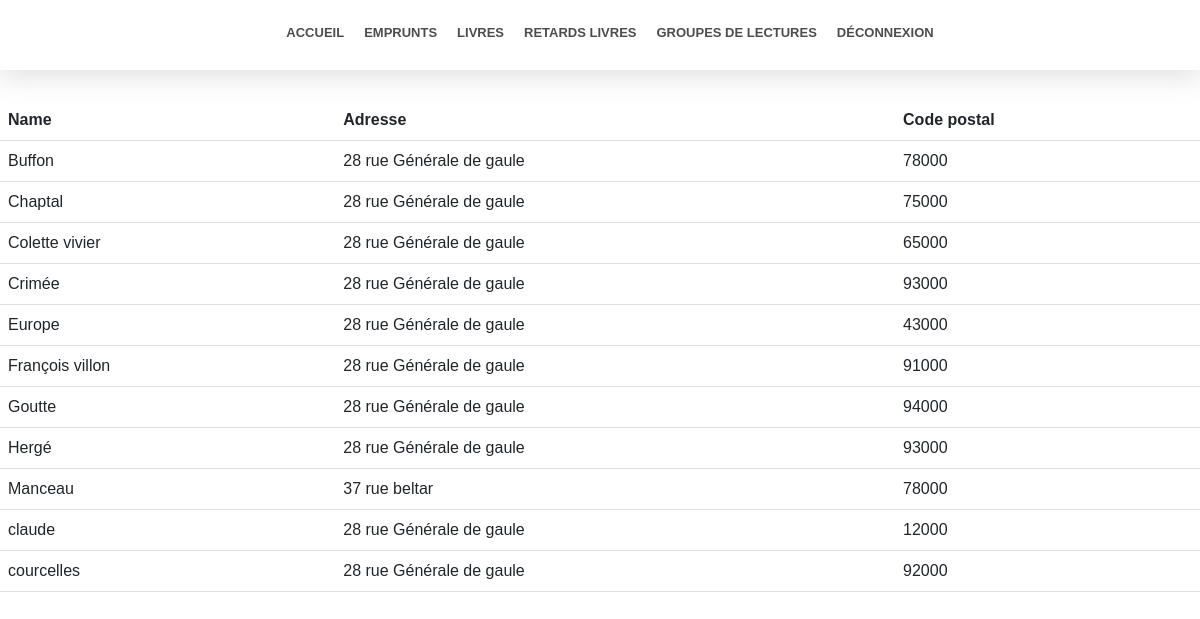
/libraire/bibliotheque (signed in), run on the app's committed database.
### accounts/models.py (models this page shows, shortened)
class Biliotheque(models.Model):
    name = models.CharField(max_length=60)
    adresse = models.CharField(max_length=60)
    ville = models.CharField(max_length=50)
    cp = models.CharField(max_length=60)

### livre/views.py (the view)
# urls.py: path('libraire/bibliotheque', livre_views.bibliotheque, name="livraire_bibliotheque"),
@user_passes_test(lambda u: u.is_staff, login_url='/login/')
def bibliotheque(request):
    context = {}
    context["bibliotheques"] = Biliotheque.objects.order_by("name")
    return render(request, 'libraire/bibliotheque.html', context=context)

### templates/libraire/bibliotheque.html
{% extends 'libraire/base-libraire.html' %}
{% block content %}
    <div style="height: 100px"></div>
    <section style="max-width: 1400px;margin: auto;">
        <table class="table">
            <thead>
                <tr>
                    <th>Name</th>
                    <th>Adresse</th>
                    <th>Code postal</th>
                </tr>
            </thead>
            <tbody>
                {% for bibliotheque in bibliotheques %}
                    <tr>
                        <td>{{ bibliotheque.name }}</td>
                        <td>{{ bibliotheque.adresse }}</td>
                        <td>{{ bibliotheque.cp }}</td>
                    </tr>
                {% endfor %}
            </tbody>
        </table>
    </section>
{% endblock %}

### static/css/main.css (style rules this page uses)
section { font-family: "Public Sans", sans-serif; }
body { margin: 0; }

### data on the page
Biliotheque: name "Buffon", adresse "28 rue Générale de gaule", cp "78000"
Biliotheque: name "Chaptal", adresse "28 rue Générale de gaule", cp "75000"
Biliotheque: name "Colette vivier", adresse "28 rue Générale de gaule", cp "65000"
Biliotheque: name "Crimée", adresse "28 rue Générale de gaule", cp "93000"
Biliotheque: name "Europe", adresse "28 rue Générale de gaule", cp "43000"
Biliotheque: name "François villon", adresse "28 rue Générale de gaule", cp "91000"
Biliotheque: name "Goutte", adresse "28 rue Générale de gaule", cp "94000"
Biliotheque: name "Hergé", adresse "28 rue Générale de gaule", cp "93000"
Biliotheque: name "Manceau", adresse "37 rue beltar", cp "78000"
Biliotheque: name "claude", adresse "28 rue Générale de gaule", cp "12000"
Biliotheque: name "courcelles", adresse "28 rue Générale de gaule", cp "92000"
